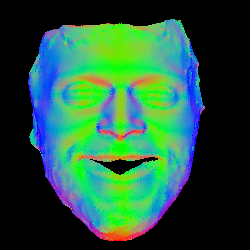
#> input picture data/180914075154ER_color.png, 250 x 250 px, given as the content of the folder data/180914075154ER_color.png, which was not available
$ python -i data_loader.py   (imports and definitions only)
#> lines starting #> are read from the running program, lines starting #| are printed output that depends on the picture; pictures that were not available may be replaced by others from this repository, and a replacement may not be noted
from PIL import Image
import scipy
from glob import glob
import numpy as np


class DataLoader():
    def __init__(self, dataset_name, img_res=(128, 128)):
        self.dataset_name = dataset_name
        self.img_res = img_res

    def load_data(self, batch_size=1, is_testing=False):
#> called with batch_size = 1, is_testing = False
        data_type = "train" if not is_testing else "val"
        # path = glob('./datasets/%s/%s/*' % (self.dataset_name, data_type))
        path = glob(self.dataset_name + "/*")

        batch = np.random.choice(path, size=batch_size)

        imgs_A, imgs_B = [], []
        for img in batch:
            img = Image.open(img)
#> img is the input picture: PIL image 250x250 RGB; mean R, G, B 37, 85, 61.9
            w, h = img.size
#> w = 250; h = 250
            half_w = int(w/2)
#> half_w = 125
            img_A = img.crop((0, 0, half_w, h))
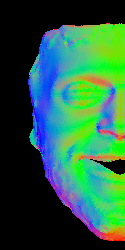
#> img_A: PIL image 125x250 RGB; mean R, G, B 41.1, 94.5, 67.6
            img_B = img.crop((half_w, 0, w, h))
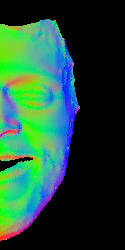
#> img_B: PIL image 125x250 RGB; mean R, G, B 32.9, 75.5, 56.2

            img_A = np.array(img_A.resize(self.img_res))
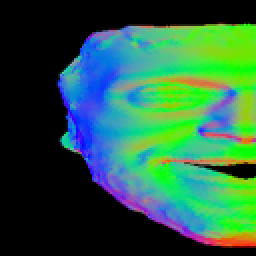
#> img_A: shape (128, 128, 3) (shown 2 times larger); mean R, G, B 41.2, 94.5, 67.7
            img_B = np.array(img_B.resize(self.img_res))
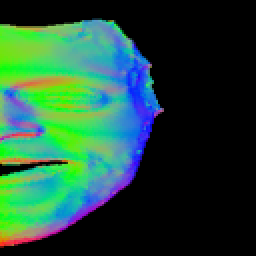
#> img_B: shape (128, 128, 3) (shown 2 times larger); mean R, G, B 33, 75.6, 56.3

            if not is_testing and np.random.random() > 0.5:
                    img_A = np.fliplr(img_A)
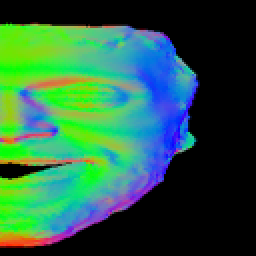
#> img_A: shape (128, 128, 3) (shown 2 times larger); mean R, G, B 41.2, 94.5, 67.7
                    img_B = np.fliplr(img_B)
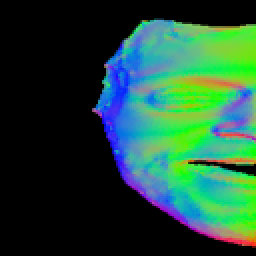
#> img_B: shape (128, 128, 3) (shown 2 times larger); mean R, G, B 33, 75.6, 56.3

            imgs_A.append(img_A)
            imgs_B.append(img_B)

        imgs_A = np.array(imgs_A, list)/127.5 - 1.
        imgs_B = np.array(imgs_B, list)/127.5 - 1.

        return imgs_A, imgs_B

    def load_batch(self, batch_size=1, is_testing=False):
        data_type = "train" if not is_testing else "val"
        # path = glob('./datasets/%s/%s/*' % (self.dataset_name, data_type))
        path = glob(self.dataset_name + "/*")

        self.n_batches = int(len(path) / batch_size)

        for i in range(self.n_batches-1):
            batch = path[i*batch_size:(i+1)*batch_size]
            imgs_A, imgs_B = [], []
            for img in batch:
                img = Image.open(img).convert('RGB')

                w, h = img.size
                half_w = int(w/2)
                img_A = img.crop((0, 0, half_w, h))
                img_B = img.crop((half_w, 0, w, h))

                img_A = np.array(img_A.resize(self.img_res))
                img_B = np.array(img_B.resize(self.img_res))

                if not is_testing and np.random.random() > 0.5:
                        img_A = np.fliplr(img_A)
                        img_B = np.fliplr(img_B)

                imgs_A.append(img_A)
                imgs_B.append(img_B)

            imgs_A = np.array(imgs_A, list)/127.5 - 1.
            imgs_B = np.array(imgs_B, list)/127.5 - 1.

            yield imgs_A, imgs_B

    def load_img(self, path):
        img = Image.open(path)
        img = img.resize(self.img_res)
        img = img/127.5 - 1.
        return img[np.newaxis, :, :, :]

>>> result = DataLoader('data/180914075154ER_color.png').load_data()
